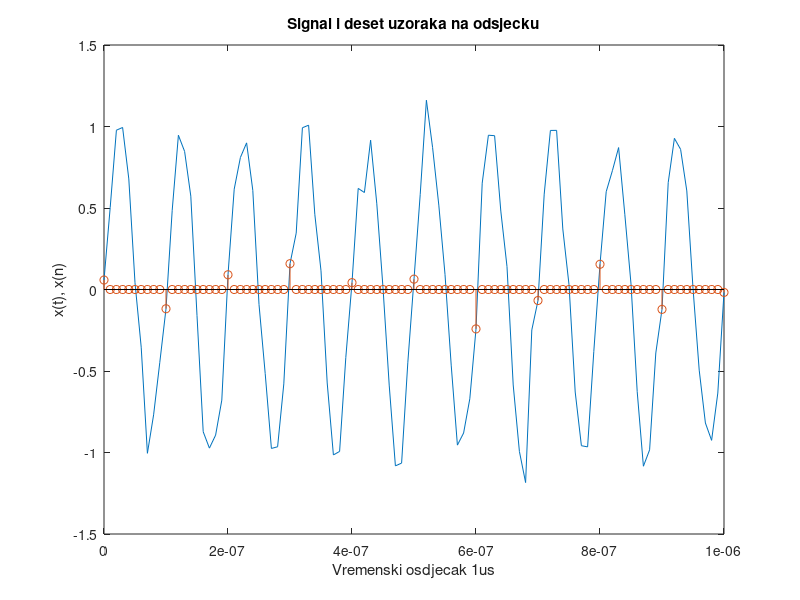

The MATLAB script that drew this image:
%% Mjerenje signala - testni primjer

f = 5e6;                        % frekvencija 5 MHz
T = 1/f;                        % period
kut = 2*pi/3;                   % fazni pomak

t = 0:1e-8:1e-6;
x = sin(2*pi*f*t + kut);
x = awgn(x, 20);                % SNR = 20dB
plot(t, x);
xlabel('Vremenski osdjecak 1us');

comb = zeros(1, 101);
for i=1:10:101
    comb(i) = x(i);
end
hold on;
stem(t, comb);
ylabel('x(t), x(n)');
title('Signal i deset uzoraka na odsjecku');
hold off;

%% Mjerenje signala - 15 signala razlicitih faznih pomaka za svaku od 15 frekvencija

f = linspace(5e6, 10e6, 15);            % 15 frekvencija od 5 MHz do 10 MHz
faza = linspace(0, 2*pi, 15);           % 15 faznih pomaka od 0 rad do 2pi rad
t = 0:1e-8:1e-6;

X = zeros(15,101,15);                   % frekvencija x vrijeme x faza
C = zeros(15,101,15);

for i = 1:15                            % iterator frekvencije
    for j = 1:15                        % iterator faze
        X(i,:,j) = awgn(sin(2*pi*f(i)*t + faza(j)), 20);
        for k = 1:10:101
            C(i,k,j) = X(i,k,j);
        end
    end
end

%% Mjerenje signala - prikaz rezultata mjerenja 15x15 (225) signala

for i = 1:15
    for j = 1:15
        plot(t, X(i,:,j));
        hold on
        stem(t, C(i,:,j));
        hold off
        ylabel('x(t), x(n)');
        xlabel('Vremenski osdjecak 1us');
        title('Signal i deset uzoraka na odsjecku');
        pause;                                                   % iteracija se nastavlja s ENTER, prekida s CTRL+C
        msg = sprintf('Frekvencija: %f | Faza: %f', f(i), faza(j));
        disp(msg);
    end
end



